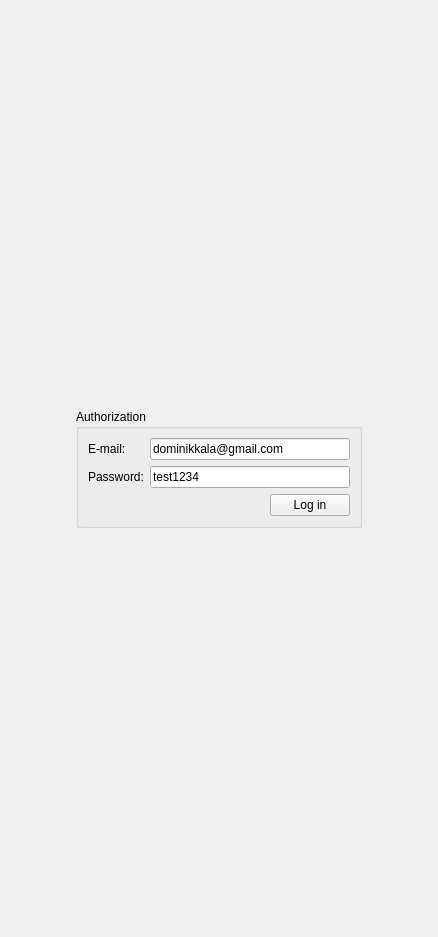
          <widget class="QWidget" name="scrollAreaWidgetContents">
           <property name="geometry">
            <rect>
             <x>0</x>
             <y>0</y>
             <width>438</width>
             <height>937</height>
            </rect>
           </property>
           <layout class="QVBoxLayout" name="verticalLayout_5">
            <item alignment="Qt::AlignHCenter|Qt::AlignVCenter">
             <widget class="QGroupBox" name="groupBox">
              <property name="sizePolicy">
               <sizepolicy hsizetype="Maximum" vsizetype="Maximum">
                <horstretch>0</horstretch>
                <verstretch>0</verstretch>
               </sizepolicy>
              </property>
              <property name="title">
               <string>Authorization</string>
              </property>
              <layout class="QGridLayout" name="gridLayout">
               <item row="0" column="0">
                <widget class="QLabel" name="label">
                 <property name="text">
                  <string>E-mail:</string>
                 </property>
                </widget>
               </item>
               <item row="1" column="0">
                <widget class="QLabel" name="label_2">
                 <property name="text">
                  <string>Password:</string>
                 </property>
                </widget>
               </item>
               <item row="0" column="2">
                <widget class="QLineEdit" name="authEdtMail">
                 <property name="sizePolicy">
                  <sizepolicy hsizetype="Fixed" vsizetype="Fixed">
                   <horstretch>0</horstretch>
                   <verstretch>0</verstretch>
                  </sizepolicy>
                 </property>
                 <property name="minimumSize">
                  <size>
                   <width>200</width>
                   <height>0</height>
                  </size>
                 </property>
                 <property name="maximumSize">
                  <size>
                   <width>200</width>
                   <height>16777215</height>
                  </size>
                 </property>
                 <property name="baseSize">
                  <size>
                   <width>0</width>
                   <height>0</height>
                  </size>
                 </property>
                 <property name="inputMethodHints">
                  <set>Qt::ImhEmailCharactersOnly</set>
                 </property>
                 <property name="text">
                  <string>dominikkala@gmail.com</string>
                 </property>
                </widget>
               </item>
               <item row="1" column="2">
                <widget class="QLineEdit" name="authEdtPass">
                 <property name="sizePolicy">
                  <sizepolicy hsizetype="Fixed" vsizetype="Fixed">
                   <horstretch>0</horstretch>
                   <verstretch>0</verstretch>
                  </sizepolicy>
                 </property>
                 <property name="minimumSize">
                  <size>
                   <width>200</width>
                   <height>0</height>
                  </size>
                 </property>
                 <property name="maximumSize">
                  <size>
                   <width>200</width>
                   <height>16777215</height>
                  </size>
                 </property>
                 <property name="inputMethodHints">
                  <set>Qt::ImhNone</set>
                 </property>
                 <property name="text">
                  <string>test1234</string>
                 </property>
                </widget>
               </item>
               <item row="2" column="2">
                <layout class="QHBoxLayout" name="horizontalLayout">
                 <item>
                  <spacer name="horizontalSpacer">
                   <property name="orientation">
                    <enum>Qt::Horizontal</enum>
                   </property>
                   <property name="sizeHint" stdset="0">
                    <size>
                     <width>40</width>
                     <height>20</height>
                    </size>
                   </property>
                  </spacer>
                 </item>
                 <item>
                  <widget class="QPushButton" name="authBtnLogIn">
                   <property name="sizePolicy">
                    <sizepolicy hsizetype="Maximum" vsizetype="Fixed">
                     <horstretch>0</horstretch>
                     <verstretch>0</verstretch>
                    </sizepolicy>
                   </property>
                   <property name="maximumSize">
                    <size>
                     <width>100</width>
                     <height>16777215</height>
                    </size>
                   </property>
                   <property name="text">
                    <string>Log in</string>
                   </property>
                  </widget>
                 </item>
                </layout>
               </item>
              </layout>
             </widget>
            </item>
           </layout>
          </widget>
